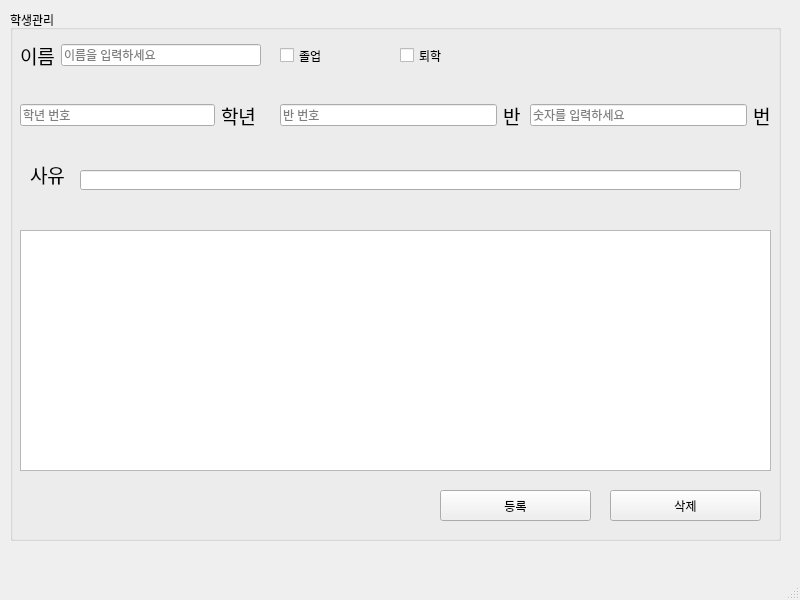
<?xml version="1.0" encoding="UTF-8"?>
<ui version="4.0">
 <class>MainWindow</class>
 <widget class="QMainWindow" name="MainWindow">
  <property name="geometry">
   <rect>
    <x>0</x>
    <y>0</y>
    <width>800</width>
    <height>600</height>
   </rect>
  </property>
  <property name="windowTitle">
   <string>MainWindow</string>
  </property>
  <widget class="QWidget" name="centralwidget">
   <widget class="QWidget" name="verticalLayoutWidget">
    <property name="geometry">
     <rect>
      <x>10</x>
      <y>10</y>
      <width>771</width>
      <height>531</height>
     </rect>
    </property>
    <layout class="QVBoxLayout" name="verticalLayout">
     <item>
      <widget class="QGroupBox" name="groupBox">
       <property name="title">
        <string>학생관리</string>
       </property>
       <widget class="QWidget" name="horizontalLayoutWidget">
        <property name="geometry">
         <rect>
          <x>10</x>
          <y>20</y>
          <width>241</width>
          <height>51</height>
         </rect>
        </property>
        <layout class="QHBoxLayout" name="horizontalLayout">
         <item>
          <widget class="QLabel" name="label">
           <property name="font">
            <font>
             <family>Agency FB</family>
             <pointsize>14</pointsize>
            </font>
           </property>
           <property name="text">
            <string>이름</string>
           </property>
          </widget>
         </item>
         <item>
          <widget class="QLineEdit" name="std_name">
           <property name="inputMask">
            <string/>
           </property>
           <property name="placeholderText">
            <string>이름을 입력하세요</string>
           </property>
          </widget>
         </item>
        </layout>
       </widget>
       <widget class="QWidget" name="horizontalLayoutWidget_2">
        <property name="geometry">
         <rect>
          <x>10</x>
          <y>80</y>
          <width>241</width>
          <height>51</height>
         </rect>
        </property>
        <layout class="QHBoxLayout" name="horizontalLayout_2">
         <item>
          <widget class="QLineEdit" name="std_grade">
           <property name="inputMask">
            <string/>
           </property>
           <property name="placeholderText">
            <string>학년 번호</string>
           </property>
          </widget>
         </item>
         <item>
          <widget class="QLabel" name="label_2">
           <property name="font">
            <font>
             <family>Agency FB</family>
             <pointsize>14</pointsize>
            </font>
           </property>
           <property name="text">
            <string>학년 </string>
           </property>
          </widget>
         </item>
        </layout>
       </widget>
       <widget class="QWidget" name="horizontalLayoutWidget_3">
        <property name="geometry">
         <rect>
          <x>270</x>
          <y>80</y>
          <width>241</width>
          <height>51</height>
         </rect>
        </property>
        <layout class="QHBoxLayout" name="horizontalLayout_3">
         <item>
          <widget class="QLineEdit" name="std_class">
           <property name="placeholderText">
            <string>반 번호</string>
           </property>
          </widget>
         </item>
         <item>
          <widget class="QLabel" name="label_3">
           <property name="font">
            <font>
             <family>Agency FB</family>
             <pointsize>14</pointsize>
            </font>
           </property>
           <property name="text">
            <string>반</string>
           </property>
          </widget>
         </item>
        </layout>
       </widget>
       <widget class="QWidget" name="horizontalLayoutWidget_4">
        <property name="geometry">
         <rect>
          <x>520</x>
          <y>80</y>
          <width>241</width>
          <height>51</height>
         </rect>
        </property>
        <layout class="QHBoxLayout" name="horizontalLayout_4">
         <item>
          <widget class="QLineEdit" name="std_no">
           <property name="placeholderText">
            <string>숫자를 입력하세요</string>
           </property>
          </widget>
         </item>
         <item>
          <widget class="QLabel" name="label_4">
           <property name="font">
            <font>
             <family>Agency FB</family>
             <pointsize>14</pointsize>
            </font>
           </property>
           <property name="text">
            <string>번</string>
           </property>
          </widget>
         </item>
        </layout>
       </widget>
       <widget class="QPushButton" name="btn_del">
        <property name="geometry">
         <rect>
          <x>600</x>
          <y>480</y>
          <width>151</width>
          <height>31</height>
         </rect>
        </property>
        <property name="text">
         <string>삭제</string>
        </property>
       </widget>
       <widget class="QCheckBox" name="check_graduation">
        <property name="geometry">
         <rect>
          <x>270</x>
          <y>30</y>
          <width>101</width>
          <height>31</height>
         </rect>
        </property>
        <property name="text">
         <string>졸업</string>
        </property>
       </widget>
       <widget class="QCheckBox" name="check_expulsion">
        <property name="geometry">
         <rect>
          <x>390</x>
          <y>30</y>
          <width>101</width>
          <height>31</height>
         </rect>
        </property>
        <property name="text">
         <string>퇴학</string>
        </property>
       </widget>
       <widget class="QListWidget" name="input_std_list">
        <property name="geometry">
         <rect>
          <x>10</x>
          <y>220</y>
          <width>751</width>
          <height>241</height>
         </rect>
        </property>
       </widget>
       <widget class="QPushButton" name="btn_add_2">
        <property name="geometry">
         <rect>
          <x>430</x>
          <y>480</y>
          <width>151</width>
          <height>31</height>
         </rect>
        </property>
        <property name="text">
         <string>등록</string>
        </property>
       </widget>
       <widget class="QLineEdit" name="std_reason">
        <property name="geometry">
         <rect>
          <x>70</x>
          <y>160</y>
          <width>661</width>
          <height>20</height>
         </rect>
        </property>
       </widget>
       <widget class="QLabel" name="label_5">
        <property name="geometry">
         <rect>
          <x>20</x>
          <y>140</y>
          <width>116</width>
          <height>49</height>
         </rect>
        </property>
        <property name="font">
         <font>
          <family>Agency FB</family>
          <pointsize>14</pointsize>
         </font>
        </property>
        <property name="text">
         <string>사유</string>
        </property>
       </widget>
      </widget>
     </item>
    </layout>
   </widget>
  </widget>
  <widget class="QMenuBar" name="menubar">
   <property name="geometry">
    <rect>
     <x>0</x>
     <y>0</y>
     <width>800</width>
     <height>21</height>
    </rect>
   </property>
  </widget>
  <widget class="QStatusBar" name="statusbar"/>
 </widget>
 <resources/>
 <connections/>
</ui>
